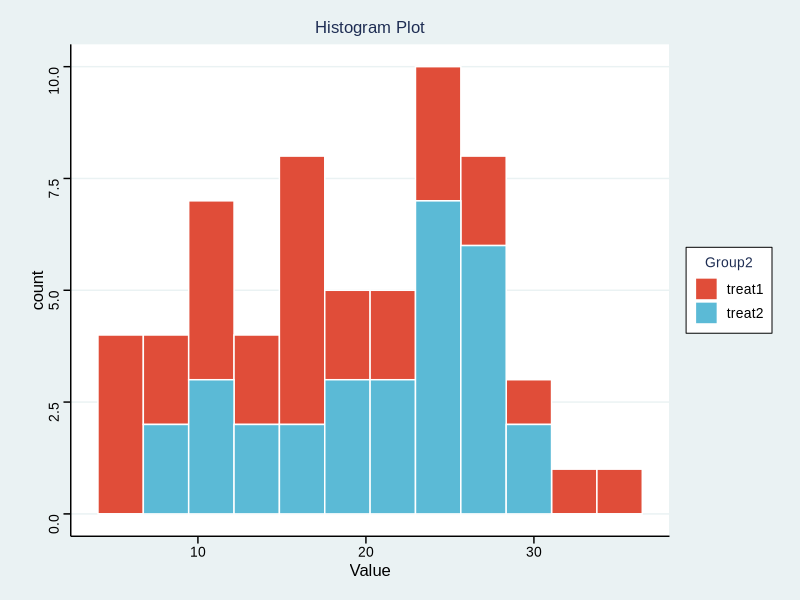

This figure's R source:
## ---- chunk 1
# Install packages
if (!requireNamespace("ggplot2", quietly = TRUE)) {
  install.packages("ggplot2")
}
if (!requireNamespace("ggthemes", quietly = TRUE)) {
  install.packages("ggthemes")
}

# Load packages
library(ggplot2)
library(ggthemes)
## ---- chunk 2
# Load data
data <- read.delim("files/Hiplot/088-histogram-data.txt", header = T)

# Convert data structure
data[, 2] <- factor(data[, 2], levels = unique(data[, 2]))

# View data
head(data)
## ---- chunk 3
#| label: fig-1histogram
#| fig-cap: "Histogram"
#| out.width: "95%"
#| fig-height: 7
#| fig-width: 10
#| warning: false
#| error: false
#| message: false

# Histogram
p <- ggplot(data, aes(x=Value, fill=Group2)) +
  geom_histogram(alpha = 1, bins = 12, col = "white") +
  ggtitle("Histogram Plot") +
  scale_fill_manual(values = c("#e04d39","#5bbad6","#1e9f86")) +
  theme_stata() +
  theme(text = element_text(family = "Arial"),
        plot.title = element_text(size = 12,hjust = 0.5),
        axis.title = element_text(size = 12),
        axis.text = element_text(size = 10),
        axis.text.x = element_text(angle = 0, hjust = 0.5,vjust = 1),
        legend.position = "right",
        legend.direction = "vertical",
        legend.title = element_text(size = 10),
        legend.text = element_text(size = 10))

p
